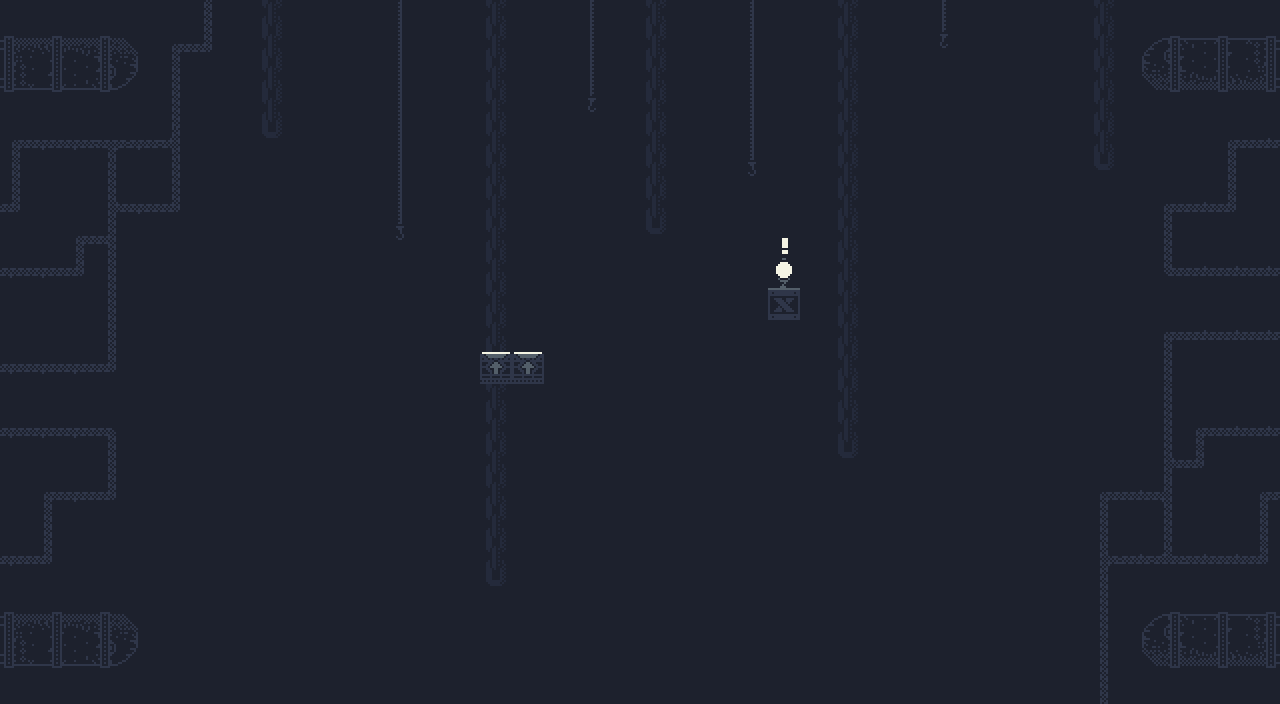

Rendered tile map (Tiled .tmx) drawn with the repository's tilesets; below, a short description and the full map source, tile grids included:
An orthogonal 40x22 tile map with 32x32 px tiles, 3 tile layers (Background, Ground, Foreground) and 3 objects (Spawn, Win).

<map version="1.10" tiledversion="1.12.2" orientation="orthogonal" renderorder="right-down" width="40" height="22" tilewidth="32" tileheight="32" infinite="0" backgroundcolor="#1d212d" nextlayerid="5" nextobjectid="9">
 <editorsettings>
  <export target="level1.json" format="json" />
 </editorsettings>
 <tileset firstgid="1" name="0x72-industrial-tileset-32px-extruded" tilewidth="32" tileheight="32" spacing="2" margin="1" tilecount="1024" columns="32">
  <image source="0x72-industrial-tileset-32px-extruded.png" width="1088" height="1088" />
  <tile id="5">
   <properties>
    <property name="collides" type="bool" value="true" />
   </properties>
  </tile>
  <tile id="12">
   <properties>
    <property name="collides" type="bool" value="true" />
   </properties>
  </tile>
  <tile id="13">
   <properties>
    <property name="collides" type="bool" value="true" />
   </properties>
  </tile>
  <tile id="14">
   <properties>
    <property name="collides" type="bool" value="true" />
   </properties>
  </tile>
  <tile id="15">
   <properties>
    <property name="collides" type="bool" value="true" />
   </properties>
  </tile>
  <tile id="19">
   <properties>
    <property name="collides" type="bool" value="true" />
   </properties>
  </tile>
  <tile id="20">
   <properties>
    <property name="collides" type="bool" value="true" />
   </properties>
  </tile>
  <tile id="21">
   <properties>
    <property name="collides" type="bool" value="true" />
   </properties>
  </tile>
  <tile id="32">
   <properties>
    <property name="collides" type="bool" value="true" />
   </properties>
  </tile>
  <tile id="33">
   <properties>
    <property name="collides" type="bool" value="true" />
   </properties>
  </tile>
  <tile id="34">
   <properties>
    <property name="collides" type="bool" value="true" />
   </properties>
  </tile>
  <tile id="35">
   <properties>
    <property name="collides" type="bool" value="true" />
   </properties>
  </tile>
  <tile id="36">
   <properties>
    <property name="collides" type="bool" value="true" />
   </properties>
  </tile>
  <tile id="37">
   <properties>
    <property name="collides" type="bool" value="true" />
   </properties>
  </tile>
  <tile id="38">
   <properties>
    <property name="collides" type="bool" value="true" />
   </properties>
  </tile>
  <tile id="39">
   <properties>
    <property name="collides" type="bool" value="true" />
   </properties>
  </tile>
  <tile id="40">
   <properties>
    <property name="collides" type="bool" value="true" />
   </properties>
  </tile>
  <tile id="41">
   <properties>
    <property name="collides" type="bool" value="true" />
   </properties>
  </tile>
  <tile id="42">
   <properties>
    <property name="collides" type="bool" value="true" />
   </properties>
  </tile>
  <tile id="43">
   <properties>
    <property name="collides" type="bool" value="true" />
   </properties>
  </tile>
  <tile id="52">
   <properties>
    <property name="collides" type="bool" value="true" />
   </properties>
  </tile>
  <tile id="53">
   <properties>
    <property name="collides" type="bool" value="true" />
    <property name="isPermanent" type="bool" value="true" />
   </properties>
  </tile>
  <tile id="76">
   <properties>
    <property name="collides" type="bool" value="true" />
    <property name="isSpike" type="bool" value="true" />
   </properties>
   <objectgroup draworder="index">
    <object id="5" x="2" y="26" width="30" height="6" />
   </objectgroup>
  </tile>
  <tile id="77">
   <properties>
    <property name="collides" type="bool" value="true" />
    <property name="isSpike" type="bool" value="true" />
   </properties>
  </tile>
  <tile id="78">
   <properties>
    <property name="collides" type="bool" value="true" />
    <property name="isSpike" type="bool" value="true" />
   </properties>
  </tile>
  <tile id="79">
   <properties>
    <property name="collides" type="bool" value="true" />
    <property name="isSpike" type="bool" value="true" />
   </properties>
  </tile>
  <tile id="84">
   <properties>
    <property name="collides" type="bool" value="true" />
   </properties>
  </tile>
  <tile id="85">
   <properties>
    <property name="collides" type="bool" value="true" />
   </properties>
  </tile>
  <tile id="86">
   <properties>
    <property name="collides" type="bool" value="true" />
   </properties>
  </tile>
  <tile id="87">
   <properties>
    <property name="collides" type="bool" value="true" />
   </properties>
  </tile>
  <tile id="88">
   <properties>
    <property name="collides" type="bool" value="true" />
   </properties>
  </tile>
  <tile id="89">
   <properties>
    <property name="collides" type="bool" value="true" />
   </properties>
  </tile>
  <tile id="108">
   <properties>
    <property name="collides" type="bool" value="true" />
    <property name="isSpike" type="bool" value="true" />
   </properties>
  </tile>
  <tile id="109">
   <properties>
    <property name="collides" type="bool" value="true" />
    <property name="isSpike" type="bool" value="true" />
   </properties>
  </tile>
  <tile id="110">
   <properties>
    <property name="collides" type="bool" value="true" />
    <property name="isSpike" type="bool" value="true" />
   </properties>
  </tile>
  <tile id="111">
   <properties>
    <property name="collides" type="bool" value="true" />
    <property name="isSpike" type="bool" value="true" />
   </properties>
  </tile>
  <tile id="116">
   <properties>
    <property name="collides" type="bool" value="true" />
   </properties>
  </tile>
  <tile id="117">
   <properties>
    <property name="collides" type="bool" value="true" />
   </properties>
  </tile>
  <tile id="118">
   <properties>
    <property name="collides" type="bool" value="true" />
   </properties>
  </tile>
  <tile id="119">
   <properties>
    <property name="collides" type="bool" value="true" />
   </properties>
  </tile>
  <tile id="120">
   <properties>
    <property name="collides" type="bool" value="true" />
   </properties>
  </tile>
  <tile id="121">
   <properties>
    <property name="collides" type="bool" value="true" />
   </properties>
  </tile>
  <tile id="152">
   <properties>
    <property name="collides" type="bool" value="true" />
   </properties>
  </tile>
  <tile id="153">
   <properties>
    <property name="collides" type="bool" value="true" />
   </properties>
  </tile>
  <tile id="196">
   <properties>
    <property name="collides" type="bool" value="true" />
   </properties>
  </tile>
  <tile id="197">
   <properties>
    <property name="collides" type="bool" value="true" />
   </properties>
  </tile>
  <tile id="198">
   <properties>
    <property name="collides" type="bool" value="true" />
   </properties>
  </tile>
  <tile id="199">
   <properties>
    <property name="collides" type="bool" value="true" />
   </properties>
  </tile>
  <tile id="200">
   <properties>
    <property name="collides" type="bool" value="true" />
   </properties>
  </tile>
  <tile id="201">
   <properties>
    <property name="collides" type="bool" value="true" />
   </properties>
  </tile>
  <tile id="228">
   <properties>
    <property name="collides" type="bool" value="true" />
   </properties>
  </tile>
  <tile id="229">
   <properties>
    <property name="collides" type="bool" value="true" />
   </properties>
  </tile>
  <tile id="230">
   <properties>
    <property name="collides" type="bool" value="true" />
   </properties>
  </tile>
  <tile id="231">
   <properties>
    <property name="collides" type="bool" value="true" />
   </properties>
  </tile>
  <tile id="232">
   <properties>
    <property name="collides" type="bool" value="true" />
   </properties>
  </tile>
  <tile id="233">
   <properties>
    <property name="collides" type="bool" value="true" />
   </properties>
  </tile>
  <tile id="256">
   <properties>
    <property name="collides" type="bool" value="true" />
   </properties>
  </tile>
  <tile id="257">
   <properties>
    <property name="collides" type="bool" value="true" />
   </properties>
  </tile>
  <tile id="258">
   <properties>
    <property name="collides" type="bool" value="true" />
   </properties>
  </tile>
  <tile id="259">
   <properties>
    <property name="collides" type="bool" value="true" />
   </properties>
  </tile>
  <tile id="288">
   <properties>
    <property name="collides" type="bool" value="true" />
   </properties>
  </tile>
  <tile id="289">
   <properties>
    <property name="collides" type="bool" value="true" />
   </properties>
  </tile>
  <tile id="290">
   <properties>
    <property name="collides" type="bool" value="true" />
   </properties>
  </tile>
  <tile id="291">
   <properties>
    <property name="collides" type="bool" value="true" />
   </properties>
  </tile>
  <tile id="320">
   <properties>
    <property name="collides" type="bool" value="true" />
   </properties>
  </tile>
  <tile id="321">
   <properties>
    <property name="collides" type="bool" value="true" />
   </properties>
  </tile>
  <tile id="322">
   <properties>
    <property name="collides" type="bool" value="true" />
   </properties>
  </tile>
  <tile id="323">
   <properties>
    <property name="collides" type="bool" value="true" />
   </properties>
  </tile>
 </tileset>
 <layer id="1" name="Background" width="40" height="22">
  <data encoding="csv">
0,0,0,0,0,0,105,0,23,0,0,0,3221225569,0,0,23,0,0,97,0,23,0,0,3221225569,0,0,23,0,0,97,0,0,0,0,23,0,0,0,0,0,
3758096663,3758096631,3758096599,3758096567,3758096535,73,139,0,23,0,0,0,3221225569,0,0,23,0,0,97,0,23,0,0,3221225569,0,0,23,0,0,129,0,0,0,0,23,536871062,536871094,536871126,536871158,536871190,
3758096662,3758096630,3758096598,3758096566,3758096534,105,0,0,23,0,0,0,3221225569,0,0,23,0,0,97,0,23,0,0,3221225569,0,0,23,0,0,0,0,0,0,0,23,536871063,536871095,536871127,536871159,536871191,
0,0,0,0,0,105,0,0,23,0,0,0,3221225569,0,0,23,0,0,129,0,23,0,0,3221225569,0,0,23,0,0,0,0,0,0,0,23,0,0,0,0,0,
73,74,74,2684354666,74,2147483754,0,0,55,0,0,0,3221225569,0,0,23,0,0,0,0,23,0,0,3221225569,0,0,23,0,0,0,0,0,0,0,23,0,0,0,3221225611,3221225546,
105,0,0,105,0,105,0,0,0,0,0,0,3221225569,0,0,23,0,0,0,0,23,0,0,161,0,0,23,0,0,0,0,0,0,0,55,0,0,0,3221225577,0,
139,0,0,106,74,139,0,0,0,0,0,0,3221225569,0,0,23,0,0,0,0,23,0,0,0,0,0,23,0,0,0,0,0,0,0,0,0,3221225611,3221225546,3221225545,0,
0,0,73,108,0,0,0,0,0,0,0,0,161,0,0,23,0,0,0,0,55,0,0,0,0,0,23,0,0,0,0,0,0,0,0,0,3221225577,0,0,0,
74,74,139,105,0,0,0,0,0,0,0,0,0,0,0,23,0,0,0,0,0,0,0,0,0,0,23,0,0,0,0,0,0,0,0,0,3221225548,3221225546,3221225546,3221225546,
0,0,0,105,0,0,0,0,0,0,0,0,0,0,0,23,0,0,0,0,0,0,0,0,0,0,23,0,0,0,0,0,0,0,0,0,0,0,0,0,
0,0,0,105,0,0,0,0,0,0,0,0,0,0,0,23,0,0,0,0,0,0,0,0,0,0,23,0,0,0,0,0,0,0,0,0,3221225611,3221225546,3221225546,3221225546,
74,74,74,139,0,0,0,0,0,0,0,0,0,0,0,23,0,0,0,0,0,0,0,0,0,0,23,0,0,0,0,0,0,0,0,0,3221225577,0,0,0,
0,0,0,0,0,0,0,0,0,0,0,0,0,0,0,23,0,0,0,0,0,0,0,0,0,0,23,0,0,0,0,0,0,0,0,0,105,0,0,0,
74,74,74,76,0,0,0,0,0,0,0,0,0,0,0,23,0,0,0,0,0,0,0,0,0,0,23,0,0,0,0,0,0,0,0,0,105,3221225611,3221225546,3221225546,
0,0,0,105,0,0,0,0,0,0,0,0,0,0,0,23,0,0,0,0,0,0,0,0,0,0,55,0,0,0,0,0,0,0,0,0,106,3221225545,0,0,
0,73,74,139,0,0,0,0,0,0,0,0,0,0,0,23,0,0,0,0,0,0,0,0,0,0,0,0,0,0,0,0,0,0,73,3221225546,3221225578,0,0,3221225611,
0,105,0,0,0,0,0,0,0,0,0,0,0,0,0,23,0,0,0,0,0,0,0,0,0,0,0,0,0,0,0,0,0,0,3221225577,0,3221225577,0,0,3221225577,
74,139,0,0,0,0,0,0,0,0,0,0,0,0,0,23,0,0,0,0,0,0,0,0,0,0,0,0,0,0,0,0,0,0,1073741930,3221225546,1610612842,3221225546,3221225546,3221225545,
0,0,0,0,0,0,0,0,0,0,0,0,0,0,0,55,0,0,0,0,0,0,0,0,0,0,0,0,0,0,0,0,0,0,3221225577,0,0,0,0,0,
3758096663,3758096631,3758096599,3758096567,3758096535,0,0,0,0,0,0,0,0,0,0,0,0,0,0,0,0,0,0,0,0,0,0,0,0,0,0,0,0,0,3221225577,536871062,536871094,536871126,536871158,536871190,
3758096662,3758096630,3758096598,3758096566,3758096534,0,0,0,0,0,0,0,0,0,0,0,0,0,0,0,0,0,0,0,0,0,0,0,0,0,0,0,0,0,105,536871063,536871095,536871127,536871159,536871191,
0,0,0,0,0,0,0,0,0,0,0,0,0,0,0,0,0,0,0,0,0,0,0,0,0,0,0,0,0,0,0,0,0,0,105,0,0,0,0,0
</data>
 </layer>
 <layer id="2" name="Ground" width="40" height="22">
  <data encoding="csv">
0,0,0,0,0,0,0,0,0,0,0,0,0,0,0,0,0,0,0,0,0,0,0,0,0,0,0,0,0,0,0,0,0,0,0,0,0,0,0,0,
0,0,0,0,0,0,0,0,0,0,0,0,0,0,0,0,0,0,0,0,0,0,0,0,0,0,0,0,0,0,0,0,0,0,0,0,0,0,0,0,
0,0,0,0,0,0,0,0,0,0,0,0,0,0,0,0,0,0,0,0,0,0,0,0,0,0,0,0,0,0,0,0,0,0,0,0,0,0,0,0,
0,0,0,0,0,0,0,0,0,0,0,0,0,0,0,0,0,0,0,0,0,0,0,0,0,0,0,0,0,0,0,0,0,0,0,0,0,0,0,0,
0,0,0,0,0,0,0,0,0,0,0,0,0,0,0,0,0,0,0,0,0,0,0,0,0,0,0,0,0,0,0,0,0,0,0,0,0,0,0,0,
0,0,0,0,0,0,0,0,0,0,0,0,0,0,0,0,0,0,0,0,0,0,0,0,0,0,0,0,0,0,0,0,0,0,0,0,0,0,0,0,
0,0,0,0,0,0,0,0,0,0,0,0,0,0,0,0,0,0,0,0,0,0,0,0,0,0,0,0,0,0,0,0,0,0,0,0,0,0,0,0,
0,0,0,0,0,0,0,0,0,0,0,0,0,0,0,0,0,0,0,0,0,0,0,0,0,0,0,0,0,0,0,0,0,0,0,0,0,0,0,0,
0,0,0,0,0,0,0,0,0,0,0,0,0,0,0,0,0,0,0,0,0,0,0,0,0,0,0,0,0,0,0,0,0,0,0,0,0,0,0,0,
0,0,0,0,0,0,0,0,0,0,0,0,0,0,0,0,0,0,0,0,0,0,0,0,6,0,0,0,0,0,0,0,0,0,0,0,0,0,0,0,
0,0,0,0,0,0,0,0,0,0,0,0,0,0,0,0,0,0,0,0,0,0,0,0,0,0,0,0,0,0,0,0,0,0,0,0,0,0,0,0,
0,0,0,0,0,0,0,0,0,0,0,0,0,0,0,162,162,0,0,0,0,0,0,0,0,0,0,0,0,0,0,0,0,0,0,0,0,0,0,0,
0,0,0,0,0,0,0,0,0,0,0,0,0,0,0,0,0,0,0,0,0,0,0,0,0,0,0,0,0,0,0,0,0,0,0,0,0,0,0,0,
0,0,0,0,0,0,0,0,0,0,0,0,0,0,0,0,0,0,0,0,0,0,0,0,0,0,0,0,0,0,0,0,0,0,0,0,0,0,0,0,
0,0,0,0,0,0,0,0,0,0,0,0,0,0,0,0,0,0,0,0,0,0,0,0,0,0,0,0,0,0,0,0,0,0,0,0,0,0,0,0,
0,0,0,0,0,0,0,0,0,0,0,0,0,0,0,0,0,0,0,0,0,0,0,0,0,0,0,0,0,0,0,0,0,0,0,0,0,0,0,0,
0,0,0,0,0,0,0,0,0,0,0,0,0,0,0,0,0,0,0,0,0,0,0,0,0,0,0,0,0,0,0,0,0,0,0,0,0,0,0,0,
0,0,0,0,0,0,0,0,0,0,0,0,0,0,0,0,0,0,0,0,0,0,0,0,0,0,0,0,0,0,0,0,0,0,0,0,0,0,0,0,
0,0,0,0,0,0,0,0,0,0,0,0,0,0,0,0,0,0,0,0,0,0,0,0,0,0,0,0,0,0,0,0,0,0,0,0,0,0,0,0,
0,0,0,0,0,0,0,0,0,0,0,0,0,0,0,0,0,0,0,0,0,0,0,0,0,0,0,0,0,0,0,0,0,0,0,0,0,0,0,0,
0,0,0,0,0,0,0,0,0,0,0,0,0,0,0,0,0,0,0,0,0,0,0,0,0,0,0,0,0,0,0,0,0,0,0,0,0,0,0,0,
0,0,0,0,0,0,0,0,0,0,0,0,0,0,0,0,0,0,0,0,0,0,0,0,0,0,0,0,0,0,0,0,0,0,0,0,0,0,0,0
</data>
 </layer>
 <layer id="3" name="Foreground" width="40" height="22">
  <data encoding="csv">
0,0,0,0,0,0,0,0,0,0,0,0,0,0,0,0,0,0,0,0,0,0,0,0,0,0,0,0,0,0,0,0,0,0,0,0,0,0,0,0,
0,0,0,0,0,0,0,0,0,0,0,0,0,0,0,0,0,0,0,0,0,0,0,0,0,0,0,0,0,0,0,0,0,0,0,0,0,0,0,0,
0,0,0,0,0,0,0,0,0,0,0,0,0,0,0,0,0,0,0,0,0,0,0,0,0,0,0,0,0,0,0,0,0,0,0,0,0,0,0,0,
0,0,0,0,0,0,0,0,0,0,0,0,0,0,0,0,0,0,0,0,0,0,0,0,0,0,0,0,0,0,0,0,0,0,0,0,0,0,0,0,
0,0,0,0,0,0,0,0,0,0,0,0,0,0,0,0,0,0,0,0,0,0,0,0,0,0,0,0,0,0,0,0,0,0,0,0,0,0,0,0,
0,0,0,0,0,0,0,0,0,0,0,0,0,0,0,0,0,0,0,0,0,0,0,0,0,0,0,0,0,0,0,0,0,0,0,0,0,0,0,0,
0,0,0,0,0,0,0,0,0,0,0,0,0,0,0,0,0,0,0,0,0,0,0,0,0,0,0,0,0,0,0,0,0,0,0,0,0,0,0,0,
0,0,0,0,0,0,0,0,0,0,0,0,0,0,0,0,0,0,0,0,0,0,0,0,646,0,0,0,0,0,0,0,0,0,0,0,0,0,0,0,
0,0,0,0,0,0,0,0,0,0,0,0,0,0,0,0,0,0,0,0,0,0,0,0,317,0,0,0,0,0,0,0,0,0,0,0,0,0,0,0,
0,0,0,0,0,0,0,0,0,0,0,0,0,0,0,0,0,0,0,0,0,0,0,0,0,0,0,0,0,0,0,0,0,0,0,0,0,0,0,0,
0,0,0,0,0,0,0,0,0,0,0,0,0,0,0,0,0,0,0,0,0,0,0,0,0,0,0,0,0,0,0,0,0,0,0,0,0,0,0,0,
0,0,0,0,0,0,0,0,0,0,0,0,0,0,0,0,0,0,0,0,0,0,0,0,0,0,0,0,0,0,0,0,0,0,0,0,0,0,0,0,
0,0,0,0,0,0,0,0,0,0,0,0,0,0,0,0,0,0,0,0,0,0,0,0,0,0,0,0,0,0,0,0,0,0,0,0,0,0,0,0,
0,0,0,0,0,0,0,0,0,0,0,0,0,0,0,0,0,0,0,0,0,0,0,0,0,0,0,0,0,0,0,0,0,0,0,0,0,0,0,0,
0,0,0,0,0,0,0,0,0,0,0,0,0,0,0,0,0,0,0,0,0,0,0,0,0,0,0,0,0,0,0,0,0,0,0,0,0,0,0,0,
0,0,0,0,0,0,0,0,0,0,0,0,0,0,0,0,0,0,0,0,0,0,0,0,0,0,0,0,0,0,0,0,0,0,0,0,0,0,0,0,
0,0,0,0,0,0,0,0,0,0,0,0,0,0,0,0,0,0,0,0,0,0,0,0,0,0,0,0,0,0,0,0,0,0,0,0,0,0,0,0,
0,0,0,0,0,0,0,0,0,0,0,0,0,0,0,0,0,0,0,0,0,0,0,0,0,0,0,0,0,0,0,0,0,0,0,0,0,0,0,0,
0,0,0,0,0,0,0,0,0,0,0,0,0,0,0,0,0,0,0,0,0,0,0,0,0,0,0,0,0,0,0,0,0,0,0,0,0,0,0,0,
0,0,0,0,0,0,0,0,0,0,0,0,0,0,0,0,0,0,0,0,0,0,0,0,0,0,0,0,0,0,0,0,0,0,0,0,0,0,0,0,
0,0,0,0,0,0,0,0,0,0,0,0,0,0,0,0,0,0,0,0,0,0,0,0,0,0,0,0,0,0,0,0,0,0,0,0,0,0,0,0,
0,0,0,0,0,0,0,0,0,0,0,0,0,0,0,0,0,0,0,0,0,0,0,0,0,0,0,0,0,0,0,0,0,0,0,0,0,0,0,0
</data>
 </layer>
 <objectgroup id="4" name="Objects">
  <object id="1" name="Spawn" x="496" y="300">
   <point />
  </object>
  <object id="8" name="Win" x="783" y="272">
   <point />
  </object>
 </objectgroup>
</map>
